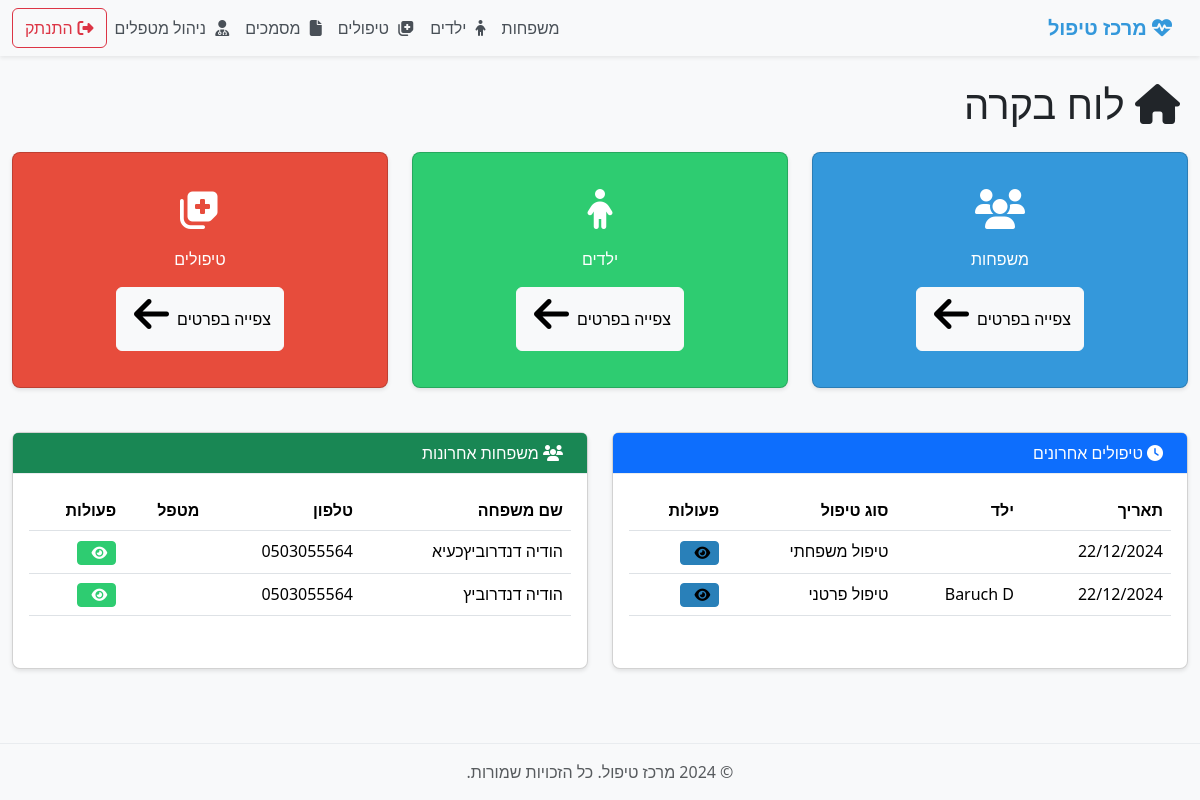
Before: / (signed in) with the older database file.
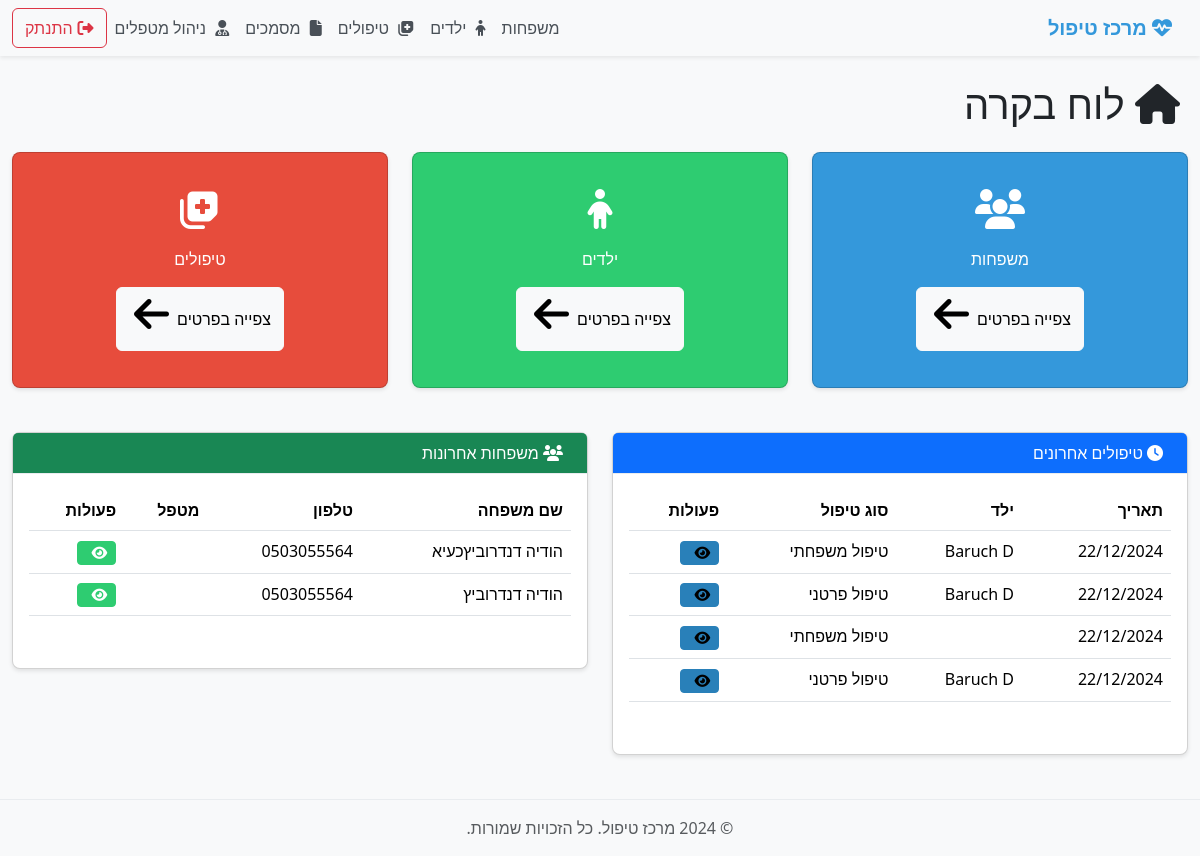
After: the same page with the newer database file.
### treatment_app/models.py (models this page shows, shortened)
class Treatment(models.Model):
    TREATMENT_TYPE_CHOICES = [
        ('individual', _('טיפול פרטני')),
        ('family', _('טיפול משפחתי')),
        ('parent', _('הדרכת הורים')),
    ]
    type = models.CharField(max_length=20, choices=TREATMENT_TYPE_CHOICES, verbose_name=_('סוג טיפול'), default='individual')
    family = models.ForeignKey(Family, on_delete=models.CASCADE, related_name='family_treatments', null=True, blank=True)
    child = models.ForeignKey(Child, on_delete=models.CASCADE, related_name='treatments', null=True, blank=True)
    date = models.DateTimeField(verbose_name=_('תאריך'))
    therapist = models.ForeignKey(
        User,
        on_delete=models.SET_NULL,
        null=True,
        verbose_name=_('מטפל'),
        related_name='treatments'
    )
    summary = models.TextField(verbose_name=_('סיכום'))
    next_steps = models.TextField(verbose_name=_('צעדים הבאים'), blank=True, null=True)
    created_at = models.DateTimeField(auto_now_add=True)
    updated_at = models.DateTimeField(auto_now=True)
    class Meta:
        verbose_name = _('טיפול')
        verbose_name_plural = _('טיפולים')
        ordering = ['-date']

class Child(models.Model):
    family = models.ForeignKey(
        Family,
        on_delete=models.CASCADE,
        related_name='children',
        verbose_name=_('משפחה')
    )
    name = models.CharField(max_length=100, verbose_name=_('שם הילד'))
    birth_date = models.DateField(verbose_name=_('תאריך לידה'))
    gender = models.CharField(
        max_length=10,
        choices=[('male', _('זכר')), ('female', _('נקבה'))],
        verbose_name=_('מגדר')
    )
    school = models.CharField(max_length=100, verbose_name=_('בית ספר'), blank=True)
    grade = models.CharField(max_length=20, verbose_name=_('כיתה'), blank=True)
    teacher_name = models.CharField(max_length=100, verbose_name=_('שם המורה'), blank=True)
    teacher_phone = models.CharField(max_length=20, verbose_name=_('טלפון המורה'), blank=True)
    school_counselor_name = models.CharField(max_length=100, verbose_name=_('שם היועץ/ת'), blank=True)
    school_counselor_phone = models.CharField(max_length=20, verbose_name=_('טלפון היועץ/ת'), blank=True)
    allergies = models.TextField(verbose_name=_('אלרגיות'), blank=True)
    medications = models.TextField(verbose_name=_('תרופות'), blank=True)
    special_needs = models.TextField(verbose_name=_('צרכים מיוחדים'), blank=True)
    medical_info = models.TextField(verbose_name=_('מידע רפואי'), blank=True)
    notes = models.TextField(verbose_name=_('הערות'), blank=True)
    therapist = models.ForeignKey(
        'TherapistProfile',
        on_delete=models.SET_NULL,
        null=True,
        blank=True,
        verbose_name=_('מטפל')
    )
    created_at = models.DateTimeField(auto_now_add=True, verbose_name=_('נוצר ב'))
    updated_at = models.DateTimeField(auto_now=True, verbose_name=_('עודכן ב'))
    class Meta:
        verbose_name = _('ילד')
        verbose_name_plural = _('ילדים')
        ordering = ['family', 'name']

class Family(models.Model):
    PARENTS_TYPE_CHOICES = [
        ('both', _('שני הורים')),
        ('father', _('אב בלבד')),
        ('mother', _('אם בלבד')),
    ]
    name = models.CharField(max_length=100, verbose_name=_('שם משפחה'))
    address = models.CharField(max_length=200, verbose_name=_('כתובת'))
    phone = models.CharField(max_length=20, verbose_name=_('טלפון'))
    email = models.EmailField(verbose_name=_('דוא"ל'), blank=True, null=True)
    parents_type = models.CharField(max_length=10, choices=PARENTS_TYPE_CHOICES, verbose_name=_('סוג הורות'), default='both')
    father_name = models.CharField(max_length=100, verbose_name=_('שם האב'), blank=True, null=True)
    father_phone = models.CharField(max_length=20, verbose_name=_('טלפון האב'), blank=True, null=True)
    father_email = models.EmailField(verbose_name=_('דוא"ל האב'), blank=True, null=True)
    mother_name = models.CharField(max_length=100, verbose_name=_('שם האם'), blank=True, null=True)
    mother_phone = models.CharField(max_length=20, verbose_name=_('טלפון האם'), blank=True, null=True)
    mother_email = models.EmailField(verbose_name=_('דוא"ל האם'), blank=True, null=True)
    therapist = models.ForeignKey(User, on_delete=models.SET_NULL, null=True, verbose_name=_('מטפל'), related_name='families')
    consent_form = models.FileField(
        upload_to='consent_forms/',
        verbose_name=_('טופס הסכמה'),
        blank=True,
        null=True,
        validators=[FileExtensionValidator(allowed_extensions=['pdf', 'doc', 'docx'])]
    )
    confidentiality_waiver = models.FileField(
        upload_to='confidentiality_waivers/',
        verbose_name=_('טופס ויתור סודיות'),
        blank=True,
        null=True,
        validators=[FileExtensionValidator(allowed_extensions=['pdf', 'doc', 'docx'])]
    )
    consent_form_date = models.DateField(verbose_name=_('תאריך טופס הסכמה'), blank=True, null=True)
    confidentiality_waiver_date = models.DateField(verbose_name=_('תאריך ויתור סודיות'), blank=True, null=True)
    notes = models.TextField(verbose_name=_('הערות'), blank=True)
    created_at = models.DateTimeField(auto_now_add=True, verbose_name=_('נוצר ב'))
    updated_at = models.DateTimeField(auto_now=True, verbose_name=_('עודכן ב'))
    class Meta:
        verbose_name = _('משפחה')
        verbose_name_plural = _('משפחות')
        ordering = ['name']

### treatment_app/views.py (the view, shortened to what this page needs)
# urls.py: path('', views.dashboard, name='dashboard'),
@login_required
def dashboard(request):
    user = request.user
    context = {}
    context['recent_treatments'] = Treatment.objects.order_by('-date')[:5]
    context['recent_documents'] = Document.objects.order_by('-created_at')[:5]
    if user.is_superuser:
        context['recent_families'] = Family.objects.all().order_by('-created_at')[:5]
        context['recent_children'] = Child.objects.all().order_by('-created_at')[:5]
    return render(request, 'treatment_app/dashboard.html', context)

### treatment_app/templates/treatment_app/dashboard.html (shortened to what the changed rows need)
{% extends "treatment_app/base.html" %}
{% load static %}
{% block content %}
<div class="container-fluid">
    <div class="row">
        <div class="col-12">
            <h1 class="mb-4">
                <i class="fas fa-home me-2"></i> לוח בקרה
            </h1>
        </div>
    </div>
    <div class="row">
        <div class="col-md-6">
            <div class="card">
                <div class="card-body">
                    {% if recent_treatments %}
                        <div class="table-responsive">
                            <table class="table table-hover">
                                <thead>
                                    <tr>
                                        <th>תאריך</th>
                                        <th>ילד</th>
                                        <th>סוג טיפול</th>
                                        <th>פעולות</th>
                                    </tr>
                                </thead>
                                <tbody>
                                    {% for treatment in recent_treatments %}
                                    <tr>
                                        <td>{{ treatment.date|date:"d/m/Y" }}</td>
                                        <td>{{ treatment.child.name }}</td>
                                        <td>{{ treatment.get_type_display }}</td>
                                        <td>
                                            <a href="{% url 'treatment_app:treatment-detail' treatment.pk %}" class="btn btn-sm btn-info">
                                                <i class="fas fa-eye"></i>
                                            </a>
                                        </td>
                                    </tr>
                                    {% endfor %}
                                </tbody>
                            </table>
                        </div>
                    {% else %}
                        <p class="text-muted text-center">אין טיפולים זמינים</p>
                    {% endif %}
                </div>
            </div>
        </div>
        <div class="col-md-6">
            <div class="card">
                <div class="card-body">
                    {% if recent_families %}
                        <div class="table-responsive">
                            <table class="table table-hover">
                                <thead>
                                    <tr>
                                        <th>שם משפחה</th>
                                        <th>טלפון</th>
                                        <th>מטפל</th>
                                        <th>פעולות</th>
                                    </tr>
                                </thead>
                                <tbody>
                                    {% for family in recent_families %}
                                    <tr>
                                        <td>{{ family.name }}</td>
                                        <td>{{ family.phone }}</td>
                                        <td>{{ family.therapist.first_name }} {{ family.therapist.last_name }}</td>
                                        <td>
                                            <a href="{% url 'treatment_app:family-detail' family.pk %}" class="btn btn-sm btn-success">
                                                <i class="fas fa-eye"></i>
                                            </a>
                                        </td>
                                    </tr>
                                    {% endfor %}
                                </tbody>
                            </table>
                        </div>
                    {% else %}
                        <p class="text-muted text-center">אין משפחות זמינות</p>
                    {% endif %}
                </div>
            </div>
        </div>
    </div>
</div>
{% endblock %}

Changed rows visible on the page:
added Treatment: date "22/12/2024", child.name "Baruch D", type "טיפול משפחתי"
added Treatment: date "22/12/2024", child.name "Baruch D", type "טיפול פרטני"
